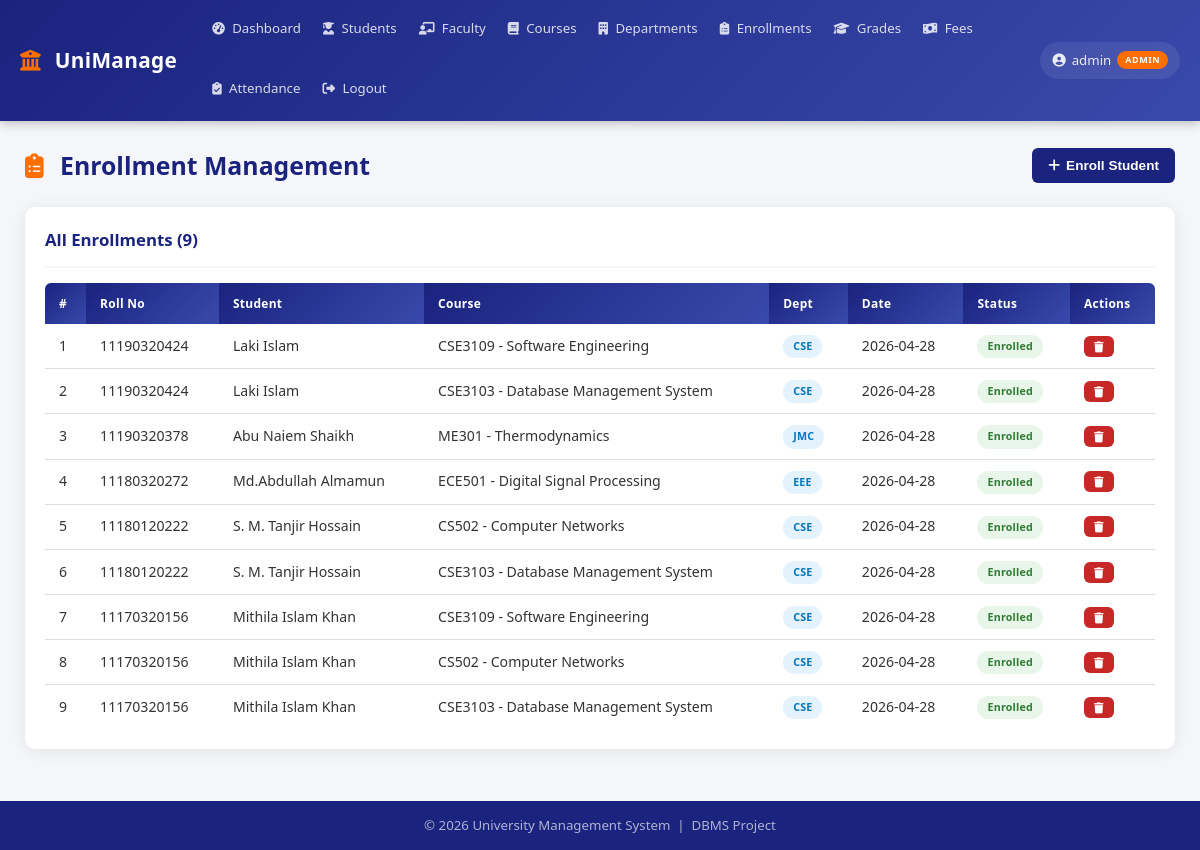
/modules/enrollments.php (signed in), run on the app's committed database.
### tables this page shows
CREATE TABLE enrollments (
    enrollment_id INT AUTO_INCREMENT PRIMARY KEY,
    student_id INT NOT NULL,
    course_id INT NOT NULL,
    enrollment_date DATE,
    status ENUM('Enrolled','Dropped','Completed') DEFAULT 'Enrolled',
    created_at TIMESTAMP DEFAULT CURRENT_TIMESTAMP,
    FOREIGN KEY (student_id) REFERENCES students(student_id) ON DELETE CASCADE,
    FOREIGN KEY (course_id)  REFERENCES courses(course_id)   ON DELETE CASCADE
);

CREATE TABLE students (
    student_id INT AUTO_INCREMENT PRIMARY KEY,
    roll_no VARCHAR(20) UNIQUE NOT NULL,
    first_name VARCHAR(50) NOT NULL,
    last_name VARCHAR(50) NOT NULL,
    email VARCHAR(100) UNIQUE NOT NULL,
    phone VARCHAR(20),
    dob DATE,
    gender ENUM('Male','Female','Other'),
    address TEXT,
    dept_id INT,
    semester INT DEFAULT 1,
    batch_year INT,
    admission_date DATE,
    status ENUM('Active','Inactive','Graduated','Dropped') DEFAULT 'Active',
    created_at TIMESTAMP DEFAULT CURRENT_TIMESTAMP,
    FOREIGN KEY (dept_id) REFERENCES departments(dept_id) ON DELETE SET NULL
);

CREATE TABLE courses (
    course_id INT AUTO_INCREMENT PRIMARY KEY,
    course_code VARCHAR(20) UNIQUE NOT NULL,
    course_name VARCHAR(100) NOT NULL,
    dept_id INT,
    credits INT DEFAULT 3,
    semester INT DEFAULT 1,
    faculty_id INT,
    max_students INT DEFAULT 60,
    created_at TIMESTAMP DEFAULT CURRENT_TIMESTAMP,
    FOREIGN KEY (dept_id)    REFERENCES departments(dept_id) ON DELETE SET NULL,
    FOREIGN KEY (faculty_id) REFERENCES faculty(faculty_id)  ON DELETE SET NULL
);

CREATE TABLE departments (
    dept_id INT AUTO_INCREMENT PRIMARY KEY,
    dept_name VARCHAR(100) NOT NULL,
    dept_code VARCHAR(20) NOT NULL UNIQUE,
    hod_name VARCHAR(100),
    established_year INT,
    created_at TIMESTAMP DEFAULT CURRENT_TIMESTAMP
);

### modules/enrollments.php (the view, shortened to what this page needs)
<?php
require_once __DIR__ . '/../includes/header.php';
require_once __DIR__ . '/../includes/db.php';
$enrollments = $conn->query("
    SELECT e.*,
           CONCAT(s.first_name,' ',s.last_name) AS student_name,
           s.roll_no,
           c.course_name,
           c.course_code,
           d.dept_code
    FROM enrollments e
    JOIN students s
        ON e.student_id = s.student_id
    JOIN courses c
        ON e.course_id = c.course_id
    LEFT JOIN departments d
        ON c.dept_id = d.dept_id
    ORDER BY e.enrollment_id DESC
");
?>
<div class="page-header">
    <h2>
        <i class="fas fa-clipboard-list"></i>
        Enrollment Management
    </h2>
    <button class="btn btn-primary"
            onclick="document.getElementById('enrollModal').classList.add('active')">
        <i class="fas fa-plus"></i>
        Enroll Student
    </button>
</div>
<div class="card">
    <div class="card-header">
        <h3>
            All Enrollments
            (<?= $enrollments->num_rows ?>)
        </h3>
    </div>
    <div class="table-container">
        <table>
            <thead>
                <tr>
                    <th>#</th>
                    <th>Roll No</th>
                    <th>Student</th>
                    <th>Course</th>
                    <th>Dept</th>
                    <th>Date</th>
                    <th>Status</th>
                    <th>Actions</th>
                </tr>
            </thead>
            <tbody>
            <?php
            $i = 1;
            while ($e = $enrollments->fetch_assoc()):
                $cls = match($e['status']) {
                    'Enrolled'  => 'badge-success',
                    'Completed' => 'badge-info',
                    default     => 'badge-danger'
                };
            ?>
            <tr>
                <td><?= $i++ ?></td>
                <td>
                    <?= htmlspecialchars($e['roll_no']) ?>
                </td>
                <td>
                    <?= htmlspecialchars($e['student_name']) ?>
                </td>
                <td>
                    <?= htmlspecialchars(
                        $e['course_code'] . ' - ' . $e['course_name']
                    ) ?>
                </td>
                <td>
                    <span class="badge badge-info">
                        <?= $e['dept_code'] ?? '' ?>
                    </span>
                </td>
                <td>
                    <?= htmlspecialchars($e['enrollment_date']) ?>
                </td>
                <td>
                    <span class="badge <?= $cls ?>">
                        <?= htmlspecialchars($e['status']) ?>
                    </span>
                </td>
                <td>
                    <a href="?delete=<?= $e['enrollment_id'] ?>"
                       class="btn btn-danger btn-sm"
                       onclick="return confirm('Remove this enrollment?')">
                        <i class="fas fa-trash"></i>
                    </a>
                </td>
            </tr>
            <?php endwhile; ?>
            </tbody>
        </table>
    </div>
</div>
<?php require_once __DIR__ . '/../includes/footer.php'; ?>

### css/style.css (style rules this page uses)
*, *::before, *::after { margin: 0; padding: 0; box-sizing: border-box; }
:root { --primary: #1a237e; --primary-light: #3949ab; --secondary: #ff6f00; --success: #2e7d32; --danger: #c62828; --warning: #f57f17; --info: #0277bd; --bg: #f5f6fa; --card-bg: #ffffff; --text: #333333; --text-muted: #777777; --border: #dddddd; --shadow: 0 2px 15px rgba(0, 0, 0, 0.08); --radius: 10px; --transition: 0.2s ease; }
html { scroll-behavior: smooth; }
body { font-family: 'Segoe UI', system-ui, -apple-system, sans-serif; background: var(--bg); color: var(--text); line-height: 1.6; min-height: 100vh; display: flex; flex-direction: column; }
a { text-decoration: none; color: inherit; }
.page-header { display: flex; justify-content: space-between; align-items: center; margin-bottom: 22px; flex-wrap: wrap; gap: 10px; }
.page-header h2 { color: var(--primary); font-size: 1.55em; font-weight: 700; }
.page-header h2 i { margin-right: 10px; color: var(--secondary); }
.card { background: var(--card-bg); border-radius: var(--radius); box-shadow: var(--shadow); padding: 20px; margin-bottom: 20px; }
.card-header { display: flex; justify-content: space-between; align-items: center; margin-bottom: 15px; padding-bottom: 12px; border-bottom: 2px solid var(--bg); flex-wrap: wrap; gap: 8px; }
.card-header h3 { color: var(--primary); font-size: 1.05em; font-weight: 600; }
.table-container { overflow-x: auto; }
table { width: 100%; border-collapse: collapse; font-size: 0.88em; }
thead th { background: linear-gradient(135deg, var(--primary), var(--primary-light)); color: #fff; padding: 11px 14px; text-align: left; font-weight: 600; white-space: nowrap; font-size: 0.85em; letter-spacing: 0.3px; }
thead th:first-child { border-radius: 6px 0 0 0; }
thead th:last-child { border-radius: 0 6px 0 0; }
tbody tr { border-bottom: 1px solid var(--border); transition: background var(--transition); }
tbody tr:last-child { border-bottom: none; }
tbody td { padding: 10px 14px; vertical-align: middle; }
.badge { display: inline-block; padding: 3px 10px; border-radius: 20px; font-size: 0.76em; font-weight: 600; white-space: nowrap; letter-spacing: 0.2px; }
.badge-success { background: #e8f5e9; color: var(--success); }
.badge-info { background: #e3f2fd; color: var(--info); }
.btn { padding: 8px 16px; border: none; border-radius: 6px; cursor: pointer; font-size: 0.85em; font-weight: 600; text-decoration: none; display: inline-flex; align-items: center; gap: 6px; transition: all var(--transition); white-space: nowrap; line-height: 1.4; }
.btn-primary { background: var(--primary); color: #fff; }
.btn-danger { background: var(--danger); color: #fff; }
.btn-sm { padding: 5px 10px; font-size: 0.78em; }

### data on the page
enrollments: student.roll_no "11190320424", student_name "Laki Islam", course.course_name "CSE3109 - Software Engineering", departments.dept_code "CSE", enrollment_date "2026-04-28", status "Enrolled"
enrollments: student.roll_no "11190320424", student_name "Laki Islam", course.course_name "CSE3103 - Database Management System", departments.dept_code "CSE", enrollment_date "2026-04-28", status "Enrolled"
enrollments: student.roll_no "11190320378", student_name "Abu Naiem Shaikh", course.course_name "ME301 - Thermodynamics", departments.dept_code "JMC", enrollment_date "2026-04-28", status "Enrolled"
enrollments: student.roll_no "11180320272", student_name "Md.Abdullah Almamun", course.course_name "ECE501 - Digital Signal Processing", departments.dept_code "EEE", enrollment_date "2026-04-28", status "Enrolled"
enrollments: student.roll_no "11180120222", student_name "S. M. Tanjir Hossain", course.course_name "CS502 - Computer Networks", departments.dept_code "CSE", enrollment_date "2026-04-28", status "Enrolled"
enrollments: student.roll_no "11180120222", student_name "S. M. Tanjir Hossain", course.course_name "CSE3103 - Database Management System", departments.dept_code "CSE", enrollment_date "2026-04-28", status "Enrolled"
enrollments: student.roll_no "11170320156", student_name "Mithila Islam Khan", course.course_name "CSE3109 - Software Engineering", departments.dept_code "CSE", enrollment_date "2026-04-28", status "Enrolled"
enrollments: student.roll_no "11170320156", student_name "Mithila Islam Khan", course.course_name "CS502 - Computer Networks", departments.dept_code "CSE", enrollment_date "2026-04-28", status "Enrolled"
enrollments: student.roll_no "11170320156", student_name "Mithila Islam Khan", course.course_name "CSE3103 - Database Management System", departments.dept_code "CSE", enrollment_date "2026-04-28", status "Enrolled"

### other printed values
$_SESSION['username'] "admin"
$_SESSION['role'] "ADMIN"
$enrollments->num_rows "9"
